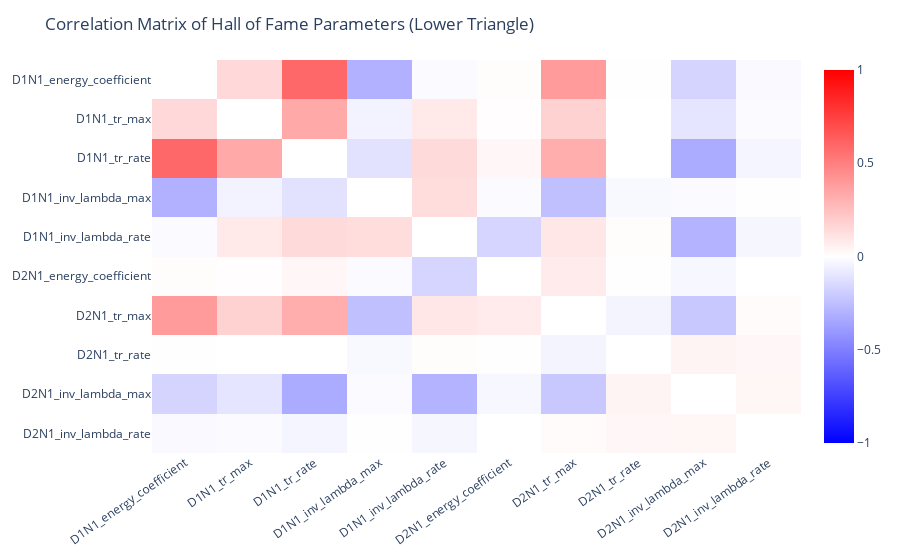

The cell this chart's notebook holds for it:
### Markdown cell above
### Correlation matrix of X best individuals

### Code cell
NB_INDIVIDUAL_CORRELATION = 2000

indiv_param = viewer.hall_of_fame.iloc[:NB_INDIVIDUAL_CORRELATION, :-1].to_numpy()
param_names = viewer.hall_of_fame.columns[:-1]

corr_matrix = np.corrcoef(indiv_param.T)
np.fill_diagonal(corr_matrix, np.nan)

fig = px.imshow(
    corr_matrix,
    text_auto=False,
    aspect="auto",
    color_continuous_scale=[[0, "blue"], [0.5, "white"], [1, "red"]],
    zmin=-1,
    zmax=1,
    x=param_names,
    y=param_names,
)
fig.update_layout(
    title="Correlation Matrix of Hall of Fame Parameters (Lower Triangle)",
    plot_bgcolor="rgba(0,0,0,0)",
    paper_bgcolor="rgba(0,0,0,0)",
    xaxis={"showgrid": False, "tickangle": -35},
    yaxis={"showgrid": False},
)

fig.show()

### Figure 1 — Plotly figure (JSON) as saved in the notebook; plotly's stock layout.template omitted (floating-point values rounded to 4 significant figures)
{"data": [{"coloraxis": "coloraxis", "hovertemplate": "x: %{x}<br>y: %{y}<br>color: %{z}<extra></extra>", "name": "0", "type": "heatmap", "x": ["D1N1_energy_coefficient", "D1N1_tr_max", "D1N1_tr_rate", "D1N1_inv_lambda_max", "D1N1_inv_lambda_rate", "D2N1_energy_coefficient", "D2N1_tr_max", "D2N1_tr_rate", "D2N1_inv_lambda_max", "D2N1_inv_lambda_rate"], "xaxis": "x", "y": ["D1N1_energy_coefficient", "D1N1_tr_max", "D1N1_tr_rate", "D1N1_inv_lambda_max", "D1N1_inv_lambda_rate", "D2N1_energy_coefficient", "D2N1_tr_max", "D2N1_tr_rate", "D2N1_inv_lambda_max", "D2N1_inv_lambda_rate"], "yaxis": "y", "z": [[null, 0.1506, 0.5911, -0.304, -0.01712, 0.01114, 0.3939, 0.005583, -0.1698, -0.02506], [0.1506, null, 0.3367, -0.04562, 0.08727, 0.007989, 0.1757, -0.0003499, -0.1026, -0.01512], [0.5911, 0.3367, null, -0.1118, 0.1463, 0.03314, 0.3224, -0.0008795, -0.329, -0.04074], [-0.304, -0.04562, -0.1118, null, 0.1325, -0.0156, -0.2483, -0.02865, -0.01978, 0.00432], [-0.01712, 0.08727, 0.1463, 0.1325, null, -0.1637, 0.09251, 0.01179, -0.298, -0.03566], [0.01114, 0.007989, 0.03314, -0.0156, -0.1637, null, 0.07966, -0.003467, -0.03098, -0.001757], [0.3939, 0.1757, 0.3224, -0.2483, 0.09251, 0.07966, null, -0.04201, -0.2155, 0.01557], [0.005583, -0.0003499, -0.0008795, -0.02865, 0.01179, -0.003467, -0.04201, null, 0.04146, 0.0309], [-0.1698, -0.1026, -0.329, -0.01978, -0.298, -0.03098, -0.2155, 0.04146, null, 0.03463], [-0.02506, -0.01512, -0.04074, 0.00432, -0.03566, -0.001757, 0.01557, 0.0309, 0.03463, null]]}], "layout": {"coloraxis": {"cmax": 1, "cmin": -1, "colorscale": [[0, "blue"], [0.5, "white"], [1, "red"]]}, "margin": {"t": 60}, "paper_bgcolor": "rgba(0,0,0,0)", "plot_bgcolor": "rgba(0,0,0,0)", "title": {"text": "Correlation Matrix of Hall of Fame Parameters (Lower Triangle)"}, "xaxis": {"anchor": "y", "domain": [0, 1], "showgrid": false, "tickangle": -35}, "yaxis": {"anchor": "x", "autorange": "reversed", "domain": [0, 1], "showgrid": false}}}
